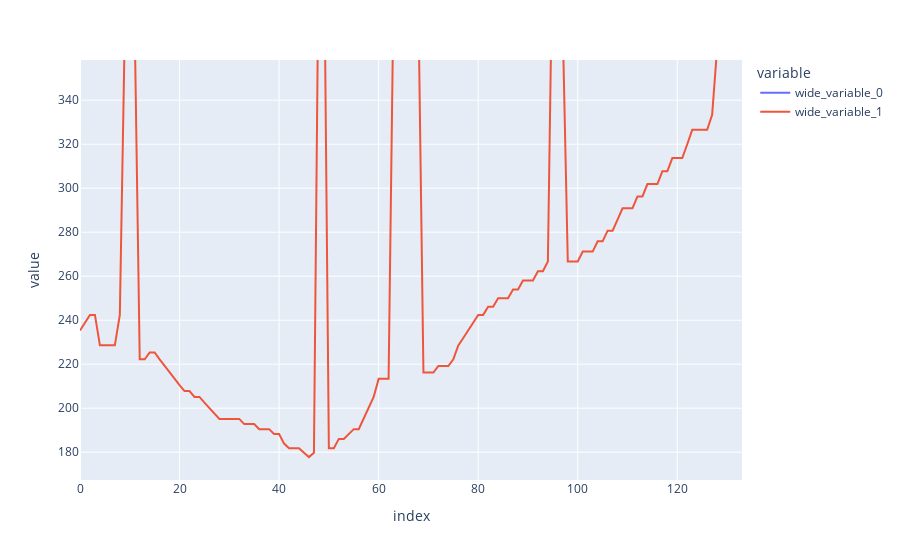

Notebook code cell kept with this figure:
### Code cell
px.line(y=[v*500+500, pitches])

### Figure 1 — Plotly figure (JSON) as saved in the notebook; plotly's stock layout.template omitted (floating-point values rounded to 4 significant figures; data arrays with more than 128 entries replaced by an {"elided": "..."} marker saying what was removed)
{"data": [{"hovertemplate": "variable=wide_variable_0<br>index=%{x}<br>value=%{y}<extra></extra>", "legendgroup": "wide_variable_0", "line": {"color": "#636efa", "dash": "solid"}, "marker": {"symbol": "circle"}, "mode": "lines", "name": "wide_variable_0", "orientation": "v", "showlegend": true, "type": "scatter", "x": {"elided": "134 int values"}, "xaxis": "x", "y": {"elided": "134 float values"}, "yaxis": "y"}, {"hovertemplate": "variable=wide_variable_1<br>index=%{x}<br>value=%{y}<extra></extra>", "legendgroup": "wide_variable_1", "line": {"color": "#EF553B", "dash": "solid"}, "marker": {"symbol": "circle"}, "mode": "lines", "name": "wide_variable_1", "orientation": "v", "showlegend": true, "type": "scatter", "x": {"elided": "134 int values"}, "xaxis": "x", "y": {"elided": "134 float values"}, "yaxis": "y"}], "layout": {"autosize": true, "legend": {"title": {"text": "variable"}, "tracegroupgap": 0}, "margin": {"t": 60}, "xaxis": {"anchor": "y", "autorange": true, "domain": [0, 1], "range": [0, 133], "title": {"text": "index"}, "type": "linear"}, "yaxis": {"anchor": "x", "autorange": false, "domain": [0, 1], "range": [167.4, 358.3], "title": {"text": "value"}, "type": "linear"}}}
